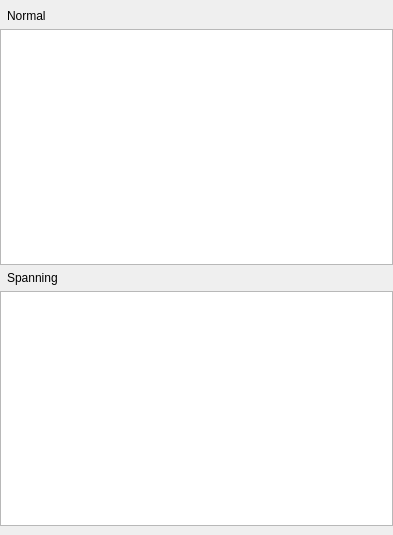
<?xml version="1.0" encoding="UTF-8"?>
<ui version="4.0">
 <class>SymbolDockWidget</class>
 <widget class="QDockWidget" name="SymbolDockWidget">
  <property name="geometry">
   <rect>
    <x>0</x>
    <y>0</y>
    <width>393</width>
    <height>535</height>
   </rect>
  </property>
  <property name="windowTitle">
   <string>DockWidget</string>
  </property>
  <widget class="QWidget" name="dockWidgetContents">
   <layout class="QGridLayout" name="gridLayout">
    <property name="leftMargin">
     <number>0</number>
    </property>
    <property name="rightMargin">
     <number>0</number>
    </property>
    <item row="0" column="0">
     <widget class="QLabel" name="normalHeaderLabel">
      <property name="text">
       <string>Normal</string>
      </property>
      <property name="indent">
       <number>7</number>
      </property>
     </widget>
    </item>
    <item row="1" column="0">
     <widget class="QListWidget" name="normalListWidget">
      <property name="viewMode">
       <enum>QListView::IconMode</enum>
      </property>
     </widget>
    </item>
    <item row="2" column="0">
     <widget class="QLabel" name="spanningHeaderLabel">
      <property name="text">
       <string>Spanning</string>
      </property>
      <property name="indent">
       <number>7</number>
      </property>
     </widget>
    </item>
    <item row="3" column="0">
     <widget class="QListWidget" name="spanningListWidget">
      <property name="viewMode">
       <enum>QListView::IconMode</enum>
      </property>
     </widget>
    </item>
   </layout>
  </widget>
 </widget>
 <resources/>
 <connections/>
</ui>
